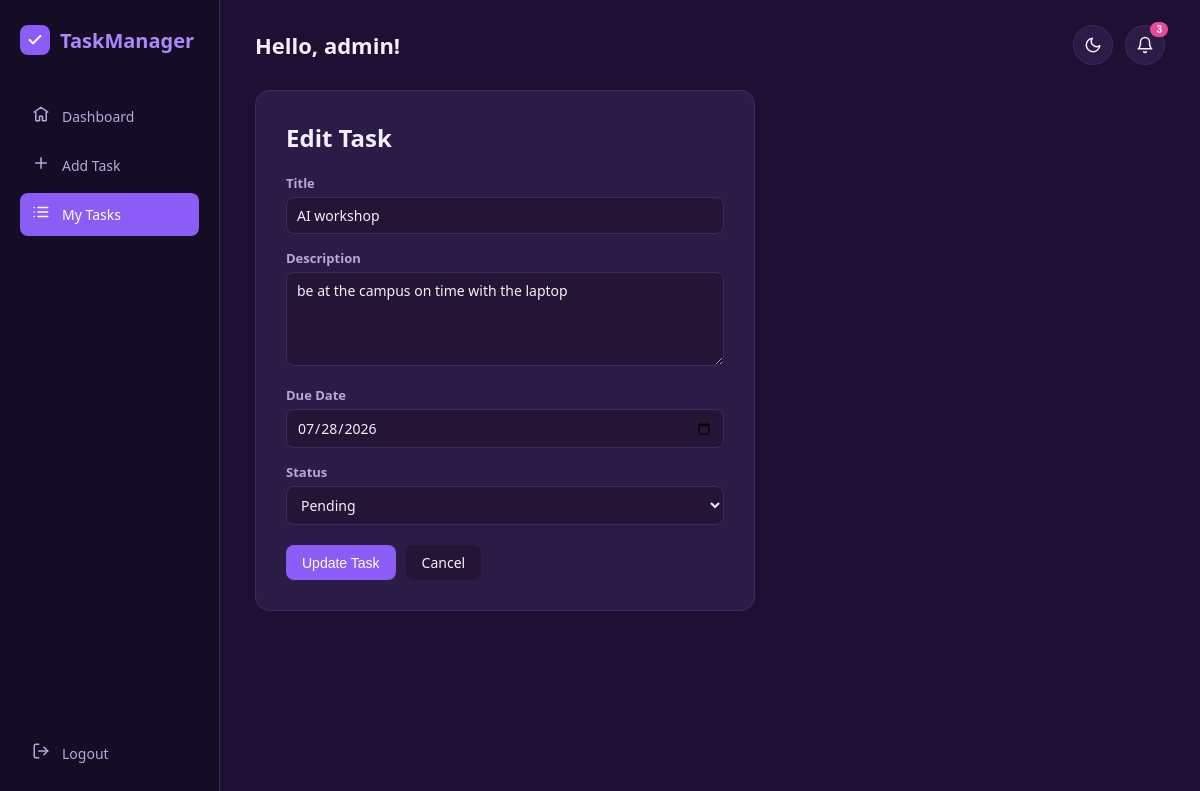
Screenshot of /edit_task.php?id=11 (signed in) with the database file from the repository.
### tables this page shows
CREATE TABLE `tasks` (
  `id` int(11) NOT NULL,
  `user_id` int(11) NOT NULL DEFAULT 1,
  `title` varchar(150) NOT NULL,
  `description` text DEFAULT NULL,
  `due_date` date DEFAULT NULL,
  `status` enum('Pending','Completed') DEFAULT 'Pending',
  `created_at` timestamp NOT NULL DEFAULT current_timestamp()
);

### edit_task.php (the view, shortened to what this page needs)
<?php
require_once __DIR__ . '/config/db.php';
$id = $_GET['id'] ?? null;
$stmt = $conn->prepare("SELECT * FROM tasks WHERE id = :id AND user_id = :user_id");
$stmt->bindParam(':id', $id);
$stmt->bindParam(':user_id', $_SESSION['user_id']);
$stmt->execute();
$task = $stmt->fetch(PDO::FETCH_ASSOC);
include 'includes/header.php';
?>
<div class="form-container">
    <h2>Edit Task</h2>
    <form method="POST" action="edit_task.php?id=<?php echo $task['id']; ?>">
        <label for="title">Title</label>
        <input type="text" id="title" name="title" value="<?php echo htmlspecialchars($task['title']); ?>" required autofocus>
        <label for="description">Description</label>
        <textarea id="description" name="description" rows="4"><?php echo htmlspecialchars($task['description']); ?></textarea>
        <label for="due_date">Due Date</label>
        <input type="date" id="due_date" name="due_date" value="<?php echo htmlspecialchars($task['due_date']); ?>">
        <label for="status">Status</label>
        <select id="status" name="status">
            <option value="Pending" <?php echo $task['status'] === 'Pending' ? 'selected' : ''; ?>>Pending</option>
        </select>
        <div class="form-actions">
            <button type="submit" class="btn btn-primary">Update Task</button>
            <a href="my_tasks.php" class="btn btn-small">Cancel</a>
        </div>
    </form>
</div>
<?php include 'includes/footer.php'; ?>

### assets/css/style.css (style rules this page uses)
:root { --bg-main: #1e1033; --bg-sidebar: #150c26; --bg-card: #2a1b47; --bg-input: #241536; --accent-purple: #8b5cf6; --accent-purple-light: #a78bfa; --accent-pink: #ec4899; --accent-green: #34d399; --accent-yellow: #fbbf24; --accent-red: #f87171; --text-main: #f3f0fa; --text-muted: #b8a8d9; --border-color: #3d2a5c; }
* { margin: 0; padding: 0; box-sizing: border-box; }
body { font-family: 'Segoe UI', Arial, sans-serif; background: var(--bg-main); color: var(--text-main); transition: background 0.2s ease, color 0.2s ease; }
a { text-decoration: none; color: inherit; }
.btn { padding: 8px 16px; border-radius: 8px; text-decoration: none; border: none; cursor: pointer; font-size: 14px; display: inline-block; }
.btn-primary { background: var(--accent-purple); color: white; }
.btn-small { background: var(--bg-input); color: var(--text-main); }
.form-container { background: var(--bg-card); padding: 30px; border-radius: 14px; border: 1px solid var(--border-color); max-width: 500px; }
.form-container h2 { margin-bottom: 20px; }
.form-container label { display: block; margin-top: 15px; margin-bottom: 5px; font-size: 13px; font-weight: 600; color: var(--text-muted); }
.form-container input, .form-container textarea, .form-container select { width: 100%; padding: 8px 10px; border: 1px solid var(--border-color); border-radius: 8px; font-family: inherit; font-size: 14px; background: var(--bg-input); color: var(--text-main); }
.form-actions { margin-top: 20px; display: flex; gap: 10px; }
.form-container label { display: flex; align-items: center; gap: 6px; }

### rows the page displays
tasks: title "AI workshop", description "be at the campus on time with the laptop", due_date "07/28/2026", status "Pending"

### other values shown
$_SESSION['username'] "admin"
$dueSoonCount "3"
